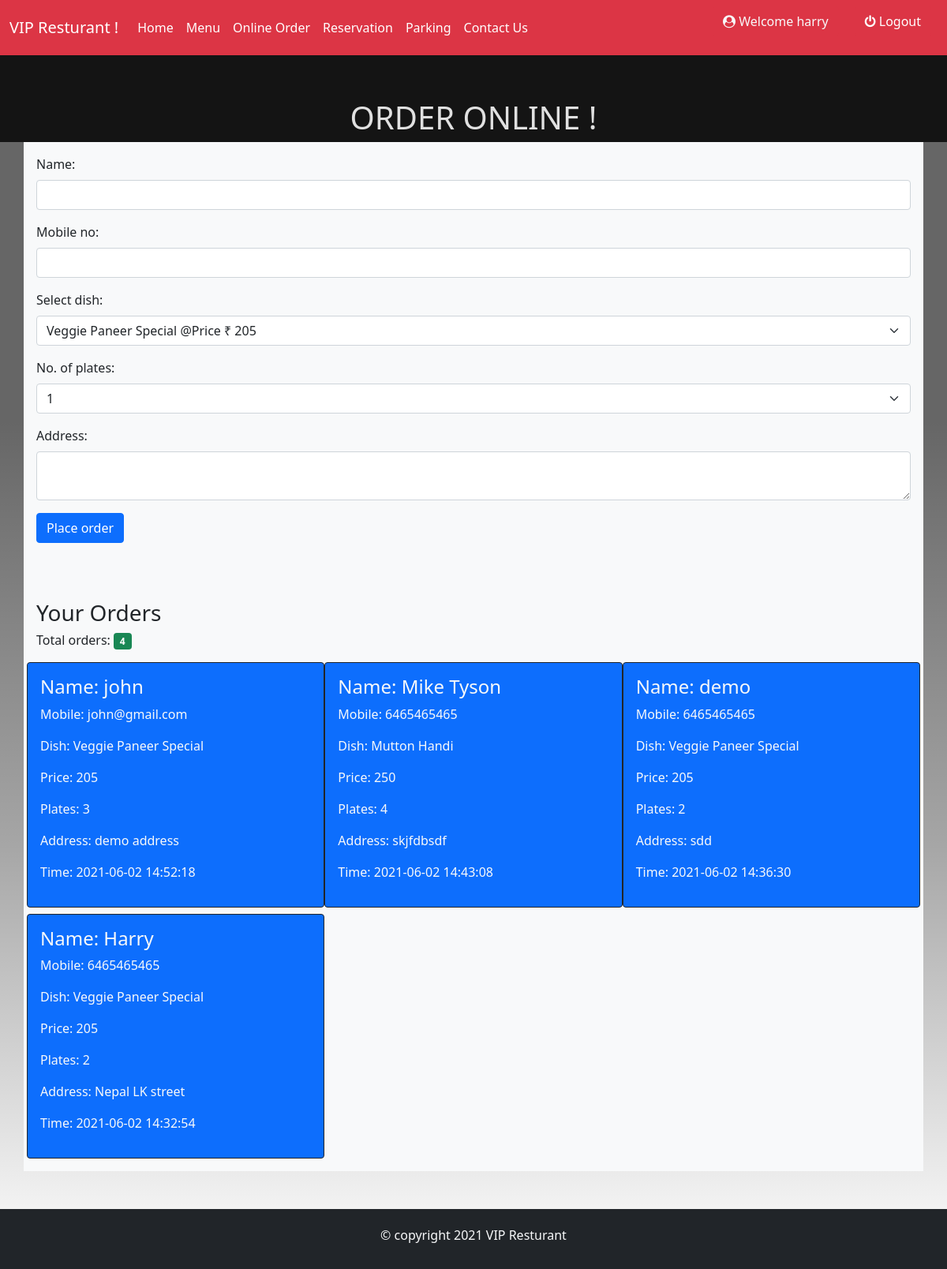
The app's page /order.php (signed in) with its own data.
### tables this page shows
CREATE TABLE `orders` (
  `oid` int(11) NOT NULL,
  `uid` int(11) NOT NULL,
  `name` varchar(100) NOT NULL,
  `mobile` varchar(100) NOT NULL,
  `mid` int(11) NOT NULL,
  `plates` int(11) NOT NULL,
  `address` text NOT NULL,
  `orderdate` datetime NOT NULL DEFAULT current_timestamp()
);

CREATE TABLE `menu` (
  `mid` int(11) NOT NULL,
  `title` varchar(150) NOT NULL,
  `description` varchar(255) NOT NULL,
  `type` varchar(100) NOT NULL,
  `price` int(11) NOT NULL
);

### order.php (the view, shortened to what this page needs)
<html>
<head>
</head>
<body>
    <?php include"navbar.php"; ?>
    <div class="wd">
        <h1>Order Online !</h1>
    </div>
    <div class="container bg-light p-3">
    <form action="confirmation.php" method="post">
        <div class="mb-3">
            <label  class="form-label">Name:</label>
            <input type="text" class="form-control" name="name" required>
        </div>
        <div class="mb-3">
            <label  class="form-label">Mobile no:</label>
            <input type="text" class="form-control" name="mobile" required>
        </div>
        <div class="mb-3">
            <label  class="form-label">Select dish:</label>
            <select class="form-select" name="mid" required>
                <?php
$sql="SELECT * FROM menu";
$result = mysqli_query($con, $sql);
if(mysqli_num_rows($result)>0){
while($row = mysqli_fetch_assoc($result)){
                    echo '<option value="'.$row['mid'].'">'.$row['title'].' @Price ₹ '.$row['price'].'</option>';
}
}
else {
    echo 'No items found';
}
                    ?>
            </select>
        </div>
        <div class="mb-3">
            <label  class="form-label">No. of plates:</label>
            <select class="form-select" name="plates" required>
                <option value="1">1</option>
            </select>
        </div>
        <div class="mb-3">
            <label  class="form-label">Address:</label>
            <textarea type="text" class="form-control" name="address" required> </textarea>
        </div>
        <input class="btn btn-primary" type="submit" value="Place order" name="submit" <?php if(!isset($_SESSION['user_id'])){echo 'disabled';}?> ><br><br>
</form>
</div>
<div class="container bg-light p-3">
 	<h3>Your Orders</h3>
	 <div class="row">
	 <?php
$sql="SELECT o.name, o.mobile, o.plates, o.address, o.orderdate, m.title, m.price FROM orders o
inner join menu m on m.mid=o.mid
 where uid = '$id' ORDER BY oid DESC";
$result = mysqli_query($con, $sql);
$no=mysqli_num_rows($result);
$output = "<div class='h6'>Total orders: <span class='badge bg-success'>$no </span> </div>";
if(mysqli_num_rows($result)>0){
 $output.='<br>';
while($row = mysqli_fetch_assoc($result)){
  $output.='<div class="col-4 mt-2  border border-dark rounded text-light p-3 bg-primary">
  <h4 class="">Name: '.$row['name'].'</h4>
  <p >Mobile: '.$row['mobile'].'</p>
  <p >Dish: '.$row['title'].'</p>
  <p >Price: '.$row['price'].'</p>
  <p >Plates: '.$row['plates'].'</p>
  <p >Address: '.$row['address'].'</p>
  <p >Time: '.$row['orderdate'].'</p>
</div>';
}
$output.= '<br>';
echo $output;
}
else{
    echo '<div class="alert alert-danger text-center h4" role="alert">No orders found!</div>';
}
?>
	 </div>
	</div>
    <?php include "footer.php"; ?>
</body>
</html>

### order.php (style rules this page uses)
body { font-family: cursive; color: yellow; background: linear-gradient(rgba(0, 0, 0, 0.60), rgba(0, 0, 0, 0.60), rgba(0, 0, 0, 0.35), rgba(0, 0, 0, 0)), url(newariset.jpg)no-repeat; background-size: cover; }
.wd { width: 100%; height: 70px; background-color: black; opacity: 0.8; padding: 55px; }
.wd h1 { text-align: center; text-transform: uppercase; font-weight: 100px; color: white; }

### records on screen
orders: name "john", mobile "john@gmail.com", mid.title "Veggie Paneer Special", mid.price "205", plates "3", address "demo address", orderdate "2021-06-02 14:52:18"
orders: name "Mike Tyson", mobile "6465465465", mid.title "Mutton Handi", mid.price "250", plates "4", address "skjfdbsdf", orderdate "2021-06-02 14:43:08"
orders: name "demo", mobile "6465465465", mid.title "Veggie Paneer Special", mid.price "205", plates "2", address "sdd", orderdate "2021-06-02 14:36:30"
orders: name "Harry", mobile "6465465465", mid.title "Veggie Paneer Special", mid.price "205", plates "2", address "Nepal LK street", orderdate "2021-06-02 14:32:54"

### other values on screen
$_SESSION["user_name"] "harry"
$no "4"
form field mid "Veggie Paneer Special @Price ₹ 205"
